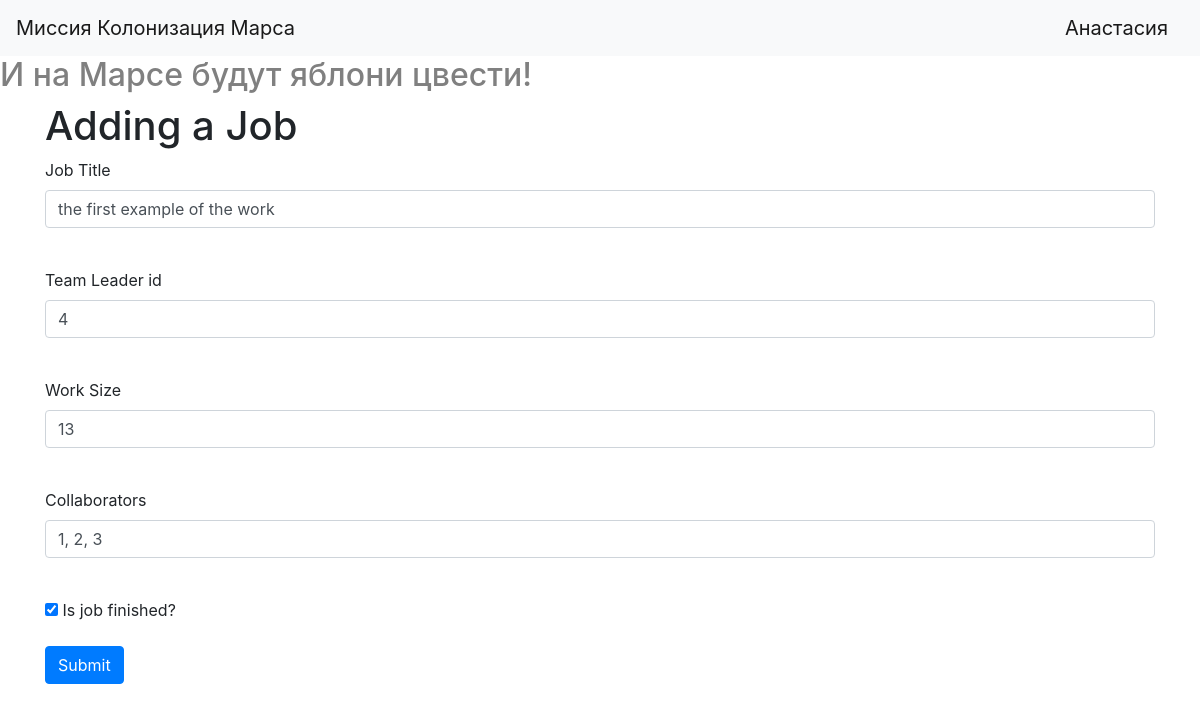
Screenshot of /jobs/4 (signed in) with the database file from the repository.
### data/users.py (models this page shows, shortened)
class User(SqlAlchemyBase, UserMixin):
    __tablename__ = 'users'
    id = sqlalchemy.Column(sqlalchemy.Integer,
                           primary_key=True, autoincrement=True)
    name = sqlalchemy.Column(sqlalchemy.String, nullable=True)
    surname = sqlalchemy.Column(sqlalchemy.String, nullable=True)
    age = sqlalchemy.Column(sqlalchemy.Integer, nullable=True)
    position = sqlalchemy.Column(sqlalchemy.String, nullable=True)
    speciality = sqlalchemy.Column(sqlalchemy.String, nullable=True)
    address = sqlalchemy.Column(sqlalchemy.String, nullable=True)
    about = sqlalchemy.Column(sqlalchemy.String, nullable=True)
    email = sqlalchemy.Column(sqlalchemy.String,
                              index=True, unique=True, nullable=True)
    hashed_password = sqlalchemy.Column(sqlalchemy.String, nullable=True)
    created_date = sqlalchemy.Column(sqlalchemy.DateTime,
                                     default=datetime.datetime.now)
    jobs = orm.relation("Jobs", back_populates='user')

### data/jobs.py (models this page shows)
class Jobs(SqlAlchemyBase):
    __tablename__ = 'jobs'
    id = sqlalchemy.Column(sqlalchemy.Integer,
                           primary_key=True, autoincrement=True)
    team_leader = sqlalchemy.Column(sqlalchemy.Integer,
                                    sqlalchemy.ForeignKey("users.id"))
    user = orm.relation('User')
    job = sqlalchemy.Column(sqlalchemy.String, nullable=True)
    work_size = sqlalchemy.Column(sqlalchemy.Integer, nullable=True)
    collaborators = sqlalchemy.Column(sqlalchemy.String, nullable=True)
    start_date = sqlalchemy.Column(sqlalchemy.DateTime,
                                   default=datetime.datetime.now)
    end_date = sqlalchemy.Column(sqlalchemy.DateTime, nullable=True)
    is_finished = sqlalchemy.Column(sqlalchemy.Boolean, default=True)

### main.py (the view, shortened to what this page needs)
@app.route('/jobs/<int:id>', methods=['GET', 'POST'])
@login_required
def edit_news(id):
    form = JobsForm()
    if request.method == "GET":
        db_sess = create_session()
        jobs = db_sess.query(Jobs).filter(Jobs.id == id,
                                          Jobs.team_leader == current_user.id
                                          ).first()
        if jobs:
            form.job.data = jobs.job
            form.team_leader.data = jobs.team_leader
            form.work_size.data = jobs.work_size
            form.collaborators.data = jobs.collaborators
            form.is_finished.data = jobs.is_finished
        else:
            abort(404)
    return render_template('jobs.html',
                           title='Editing a Job',
                           form=form
                           )

### main.py
class JobsForm(FlaskForm):
    job = StringField('Job Title')
    team_leader = StringField('Team Leader id')
    work_size = IntegerField('Work Size')
    collaborators = StringField('Collaborators')
    is_finished = BooleanField('Is job finished?')
    submit = SubmitField('Submit')

### data/db_session.py (called while the page is built)
def create_session() -> Session:
    global __factory
    return __factory()

### main.py (called while the page is built)
@login_manager.user_loader
def load_user(user_id):
    db_sess = create_session()
    return db_sess.query(User).get(user_id)

### templates/jobs.html (shortened to what this page needs)
{% extends "base.html" %}
{% block content %}
<h1>Adding a Job</h1>
<form action="" method="post">
    <p>
        {{ form.job.label }}<br>
        {{ form.job(class="form-control") }}<br>
    </p>
    <p>
        {{ form.team_leader.label }}<br>
        {{ form.team_leader(class="form-control") }}<br>
    </p>
    <p>
        {{ form.work_size.label }}<br>
        {{ form.work_size(class="form-control") }}<br>
    </p>
    <p>
        {{ form.collaborators.label }}<br>
        {{ form.collaborators(class="form-control") }}<br>
    </p>
    <p>{{ form.is_finished() }} {{ form.is_finished.label }}</p>
    <p>{{ form.submit(type="submit", class="btn btn-primary") }}</p>
</form>
{% endblock %}

### templates/base.html (shortened to what this page needs)
<!doctype html>
<html lang="en">
<head>
    <link rel="stylesheet"
          href="https://stackpath.bootstrapcdn.com/bootstrap/4.4.1/css/bootstrap.min.css"
>
</head>
<body>
<header>
    <nav class="navbar navbar-light bg-light">
        <a class="navbar-brand" href="#">Миссия Колонизация Марса</a>
        {% if current_user.is_authenticated %}
    <a class="navbar-brand" href="/logout">{{ current_user.name }}</a>
{% else %}
    <p>
        <a class="btn btn-primary " href="/register">Зарегистрироваться</a>
        <a class="btn btn-success" href="/login">Войти</a>
    </p>
{% endif %}
    </nav>
    <h2>И на Марсе будут яблони цвести!</h2>
</header>
<main role="main" class="container">
    {% block content %}{% endblock %}
</main>
</body>
</html>

### templates/base.html (style rules this page uses)
h2 { color: #808080; }

### rows the page displays
User: name "Анастасия"
Jobs: job "the first example of the work", team_leader "4", work_size "13", collaborators "1, 2, 3", is_finished "☑"
